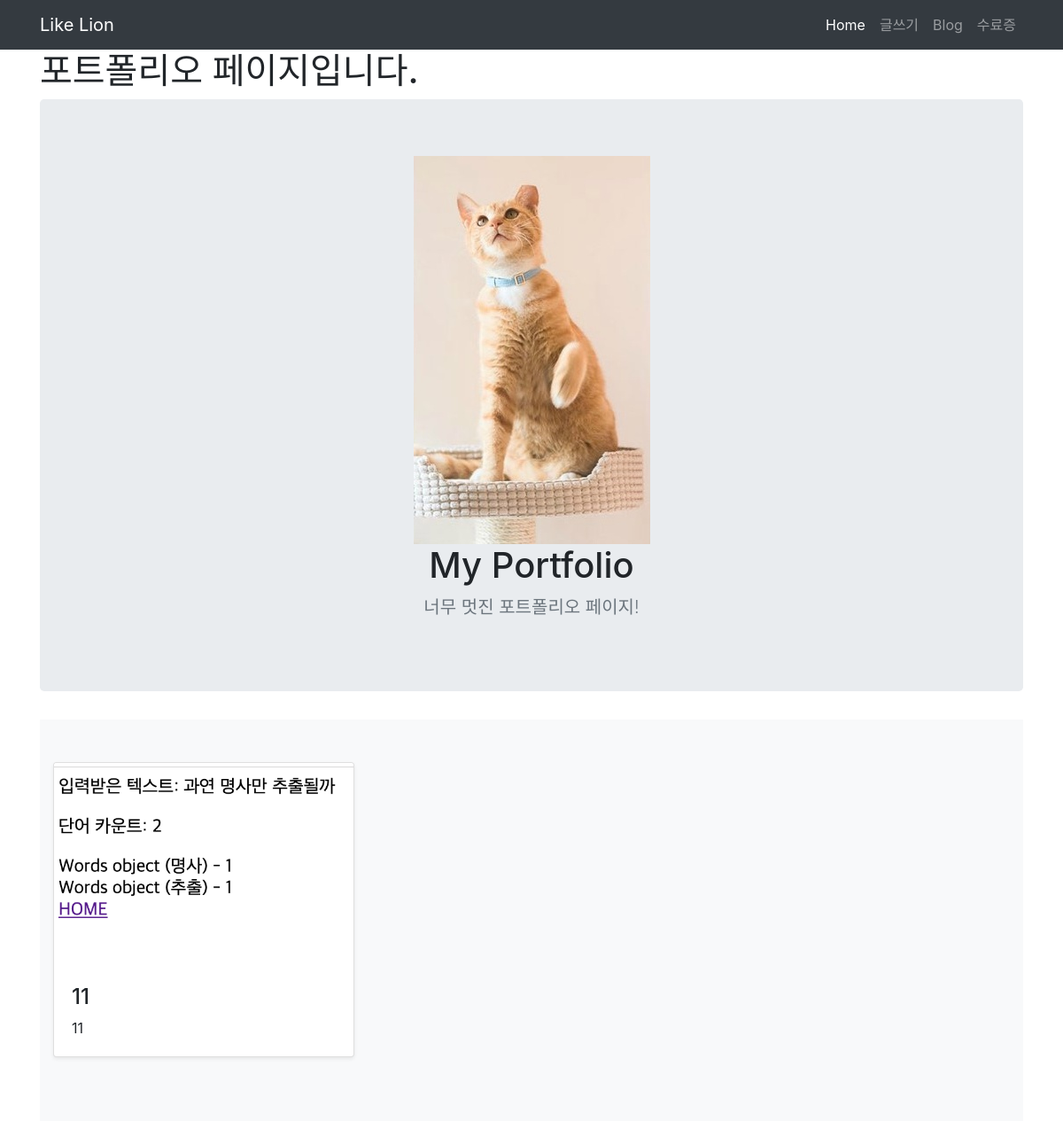
The page /portfolio/ on the database its author committed.
### portfolio/models.py (models this page shows, shortened)
class Portfolio(models.Model):
    title = models.CharField(max_length=255)
    image = models.ImageField(upload_to='images/')
    description = models.CharField(max_length=500)

### portfolio/views.py (the view)
# urls.py: path('', views.portfolio, name = 'portfolio'),
def portfolio(request):
    portfolios = Portfolio.objects
    return render(request, 'portfolio/portfolio.html', {'portfolios':portfolios})

### portfolio/templates/portfolio/portfolio.html
{% extends 'base.html' %}
{% block content %}
<h1>포트폴리오 페이지입니다.</h1>
{% load staticfiles %}
<main role="main">
      <section class="jumbotron text-center">
        <div class="container">
        <img src="{% static 'buzzi.jpg' %}" alt="">
          <h1 class="jumbotron-heading">My Portfolio</h1>
          <p class="lead text-muted">너무 멋진 포트폴리오 페이지!</p>
        </div>
      </section>
      <div class="album py-5 bg-light">
            <div class="container">
                <div class="row">
                {% for portfolio in portfolios.all %}
                  <div class="col-md-4">
                    <div class="card mb-4 shadow-sm">
                      <img class="card-img-top" src="{{ portfolio.image.url }}" alt=" Card image cap">
                      <div class="card-body">
                        <h4>{{ portfolio.title }}</h4>
                        <p class="card-text">{{ portfolio.description }}</p>
                      </div>
                    </div>
                  </div>
              {% endfor %}
              </div>
            </div>
          </div>
</main>
{% endblock %}

### secondProject/templates/base.html (shortened to what this page needs)
<!DOCTYPE html>
    <html lang="en">
    <head>
        <link rel="stylesheet" href="https://stackpath.bootstrapcdn.com/bootstrap/4.1.3/css/bootstrap.min.css"
>
    </head>
    {% load staticfiles %}
    <body>
        <nav class="navbar navbar-expand-lg navbar-dark bg-dark">
            <div class="container">
                <a class="navbar-brand" href="{% url 'home' %}">Like Lion</a>
                <div class="collapse navbar-collapse" id="navbarNavAltMarkup">
                    <div class="navbar-nav ml-auto">
                        <a class="nav-item nav-link active" href="{% url 'home' %}">Home</span></a>
                        <a class="nav-item nav-link" href="{% url 'new' %}">글쓰기</a>
                        <a class="nav-item nav-link" href="{% url 'portfolio' %}">Blog</a>
                        <a class="nav-item nav-link" href="{% static 'document1.pdf' %}">수료증</a>
                    </div>
                </div>
            </div>
        </nav>
        <div class="container">
            {% block content %}
            {% endblock %}
        </div>
    </body>
    </html>

### rows shown on the page
Portfolio: image (picture), title "11", description "11"
